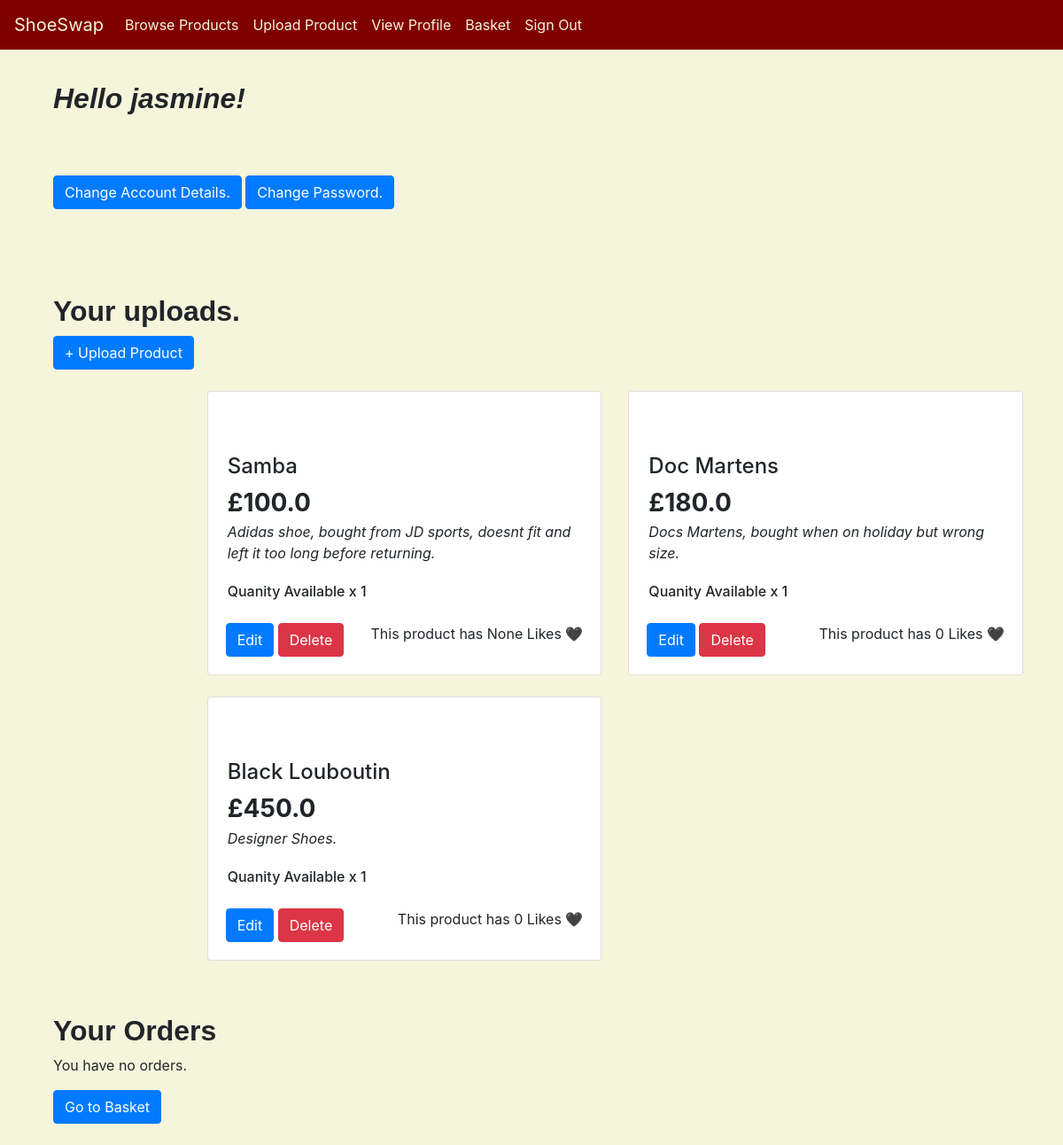
/profile (signed in), run on an earlier commit of the app's database.
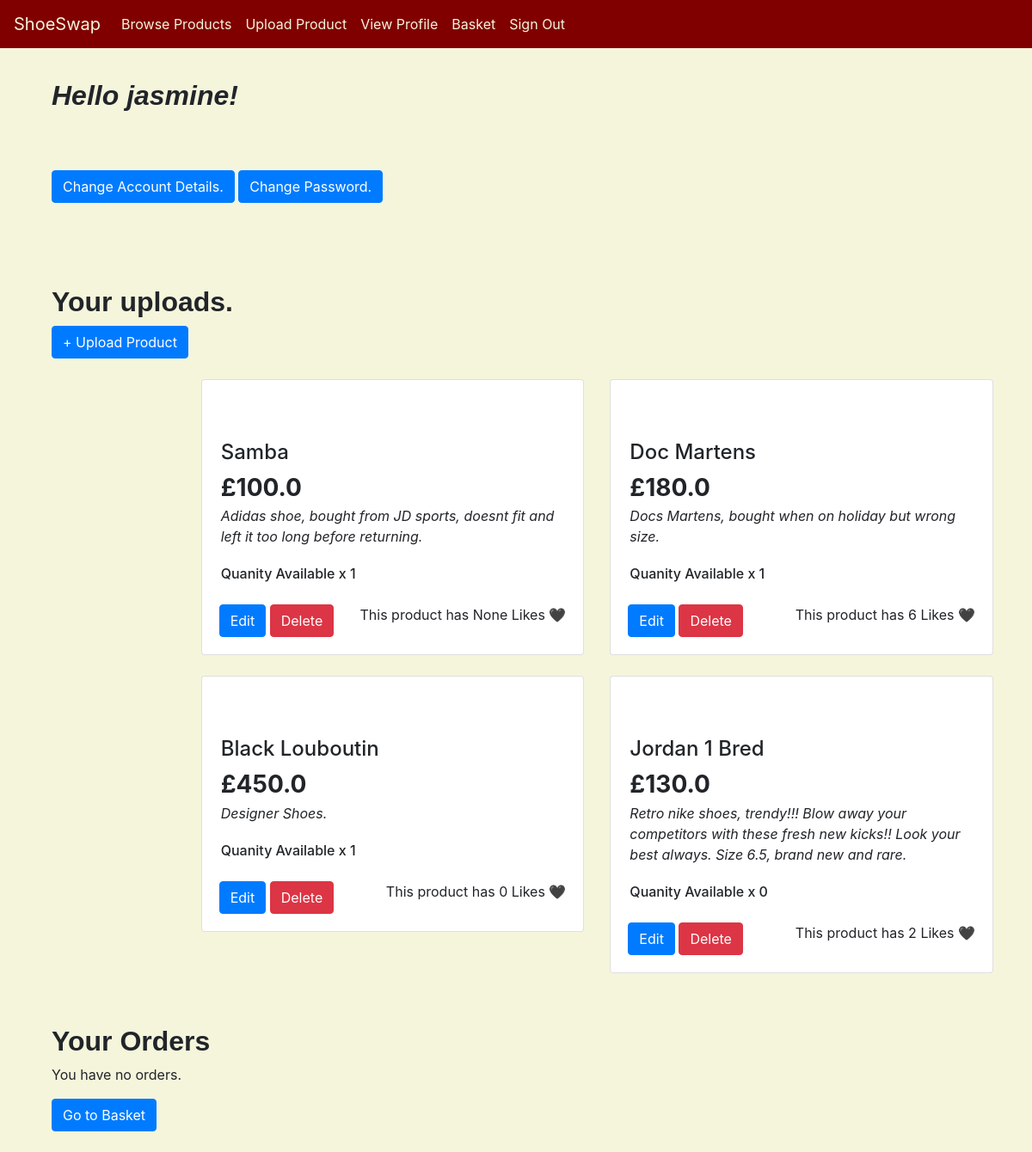
And on a later commit of the database.
### app/models.py (models this page shows)
class Customers(UserMixin, db.Model):
    __tablename__='Customers'
    id = db.Column(db.Integer, primary_key=True)
    first_name = db.Column(db.String(30), nullable=False)
    last_name = db.Column(db.String(30), nullable=False)
    email = db.Column(db.String(100), unique=True, nullable=False)
    password = db.Column(db.String(200), nullable=False)

class Products(db.Model):
    __tablename__='Products'
    id = db.Column(db.Integer, primary_key=True)
    owner_id = db.Column(db.Integer, db.ForeignKey('Customers.id'), nullable=False)
    product_name = db.Column(db.String(100), nullable=False)
    description = db.Column(db.String(1000), nullable=False)
    price = db.Column(db.Float, nullable=False)
    quantity_available = db.Column(db.Integer, nullable=False)
    category = db.Column(db.String(30), nullable=False, index=True)
    size = db.Column(db.String(5), nullable=False)
    likes = db.Column(db.Integer, default=0)

### app/views.py (the view)
@app.route("/profile")
@login_required
def profile():
     user_products = Products.query.filter_by(owner_id=current_user.id).all()
     orderid = CustomerOrders.query.filter_by(customer_id=current_user.id).all()
     user_orders = OrderedProducts.query.filter_by(order_id = orderid)
     form = EditPasswordForm()
     return render_template('profile.html', title="Your Profile", user=current_user, products=user_products, changepassword=False, orderedproducts = user_orders, form=form)

### app/views.py (called while the page is built)
@login_manager.user_loader
def load_user(id):
    return Customers.query.get(int(id))

### app/templates/profile.html (shortened to what this page needs)
{% extends "base.html" %}
 {% block content %}
    <h2 class="info"><i>Hello {{ user.first_name }}!</i></h2>
        <div class="user-attributes">
            <form action="" method="POST" id="login-signup">
            {% if changepassword == True %}
                <p>
                    <label>Old Password:
                    {{ form.old_password }}</label><br>
                </p>
                <p>
                    <label>New Password:
                    {{ form.new_password }}</label><br>
                </p>
                <p>
                    <label>
                    {{ form.submit }}</label>
                    <a class="btn btn-danger" href="{{ url_for('profile') }}">Cancel</a>
                </p>
            </form>
            {% else %}
                <a class="btn btn-primary" href="{{ url_for('editaccount', id=user.id) }}">Change Account Details.</a>
                <a class="btn btn-primary" href="{{ url_for('editpassword', id=user.id) }}">Change Password.</a>
            {% endif %}
        </div>
        {% if changepassword == False %}
            <h2 class="info">Your uploads.</h2>
            <div class="filters">
            <a class="btn btn-primary" href="{{ url_for('add') }} ">+ Upload Product</a>
            </div>
                {% if products.__len__() > 0 %}
                <div class="container productview">
                    <div class="row">
                        {% for p in products %}
                        <div class="col-xs-12 col-sm-6 col-md-6 col-lg-6">
                            <div class="card mb-4">
                                <div class="card-body">
                                    <br><br>
                                    <h4 class="details title card-title fw-bold ">{{ p.product_name }} </h4>
                                    <h3 class="details card-subtitle fw-dark"><strong>£{{ p.price }}</strong></h3>
                                    <div class="details card-text fw-lighter"><i>{{ p.description }}</i> </div>
                                    <br>
                                    <h6 class="details card-subtitle fw-light">Quanity Available x {{ p.quantity_available }}</h6>
                                    <br>
                                    <a class="like-controls" id="likes-{{p.id}}"> This product has {{p.likes}} Likes 🖤 </a>
                                    <div class="controls">
                                        <a class="btn btn-primary" href="{{ url_for('edit', id=p.id) }}">Edit</a>
                                        <a class="btn btn-danger" href="{{ url_for('delete', id=p.id)}}">Delete</a>
                                    </div>
                                </div>
                            </div>
                        </div>
                        {% endfor %}
                    </div>
                {% else %}
                    <p class="danger info">You have uploaded no products.</p>
                {% endif %}
            </div>
            <h2 class="info">Your Orders</h2>
            {% if userorders.__len__() > 0 %}
            <div class="container productview">
                <div class="row">
                    {% for o in orderedProducts %}
                    <div class="col-xs-12 col-sm-12 col-md-12 col-lg-12">
                        <div class="card mb-6">
                            <div class="card-body">
                                <!--<img src="{{ url_for('getimage', id=p.id) }}"  alt="{{ p.name }}" class="product-image card-img-top">
                            --><br><br>
                                <h4 class="details title card-title fw-bold ">{{ p.product_name }} </h4>
                                <h3 class="details card-subtitle fw-dark"><strong>£{{ p.price }}</strong></h3>
                                <div class="details card-text fw-lighter"><i>{{ p.description }}</i> </div>
                                <h6 class="details card-subtitle fw-light">Shipping Address : {{ p.quantity_available }}</h6>
                                <br>
                                <h6 class="details card-subtitle fw-light">Quanity : {{ p.quantity_available }}</h6>
                            </div>
                        </div>
                    </div>
                    {% endfor %}
                get id from each orders
                for each product in ordered products where orderid = userorder.id
            {% else %}
                <p class="emptymessage">You have no orders.</p>
                <div class="filters">
                <a class="btn btn-primary" href="{{ url_for('viewbasket') }} ">Go to Basket</a>
                    </div>
                {% endif %}
            {% endif %}
{% endblock %}

### app/templates/base.html (shortened to what this page needs)
<!Doctype HTML>
  <html>
  <head>
    <link rel="stylesheet" href="../static/base_styles.css">
    <link rel="stylesheet" href="https://stackpath.bootstrapcdn.com/bootstrap/4.2.1/css/bootstrap.min.css">
  </head>
  <body>
    <nav class="navbar navbar-expand-sm" id="menu">
      <a class="navbar-brand" href="/browse-all">ShoeSwap</a>
      <div class="collapse navbar-collapse" id="navbarSupportedContent">
        <ul class="navbar-nav mr-auto">
          <li class="nav-item"><a class="nav-link" href="/browse-all">Browse Products<span class="sr-only">(current)</span></a></li>
          <li class="nav-item"><a class="nav-link" href="/add-product">Upload Product</a></li>
          <li class="nav-item"><a class="nav-link" href="/profile">View Profile</a></li>
          {% if current_user.is_authenticated %}
          <li class="nav-item"><a class ="nav-link" href="{{ url_for('viewbasket')}}">Basket</a></li>
            <li class="nav-item"><a class ="nav-link" href="{{ url_for('logout')}}">Sign Out</a></li>
        {% endif %}
        </ul>
      </div>
    </nav>
    <div>
      {% block content %}{% endblock %}
    </div>
  </body>
</html>

### app/static/base_styles.css (style rules this page uses)
html body { min-width: 480px; width:100%; background-color: beige; }
.navbar { background-color:maroon; }
.nav-link { color: beige; }
.navbar-brand { color: beige; }
.info { padding-top: 3%; padding-left: 5%; font-family:'Gill Sans', 'Gill Sans MT', Calibri, 'Trebuchet MS', sans-serif; font-weight: bolder; }
.row { padding-left: 17%; }
.filters { padding-left: 5%; padding-bottom: 2%; }
.card { margin-bottom: 5%; }
.details { padding: 2px; }
.title { text-decoration:double; }
.emptymessage { padding-left: 5%; }
.like-controls { float: right; right: 80%; justify-content: right; padding-bottom: 10px; }
#login-signup { width: 100%; padding: 5%; }

What changed in the data, as far as the page shows it:
changed Products "Doc Martens": likes "0" → "6"
added Products: product_name "Jordan 1 Bred", price "130.0", description "Retro nike shoes, trendy!!! Blow away your competitors with these fresh new kicks!! Look your best always. Size 6.5, brand new and rare.", quantity_available "0", likes "2"
